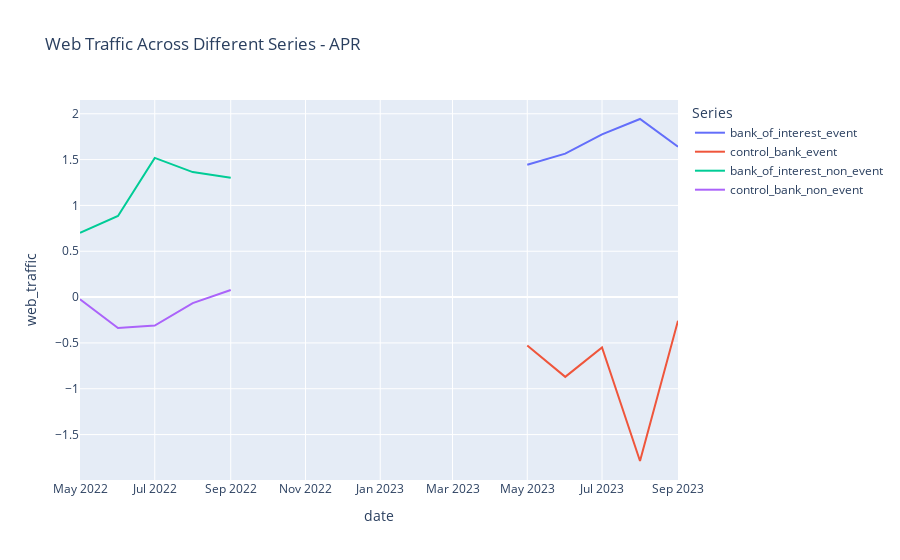
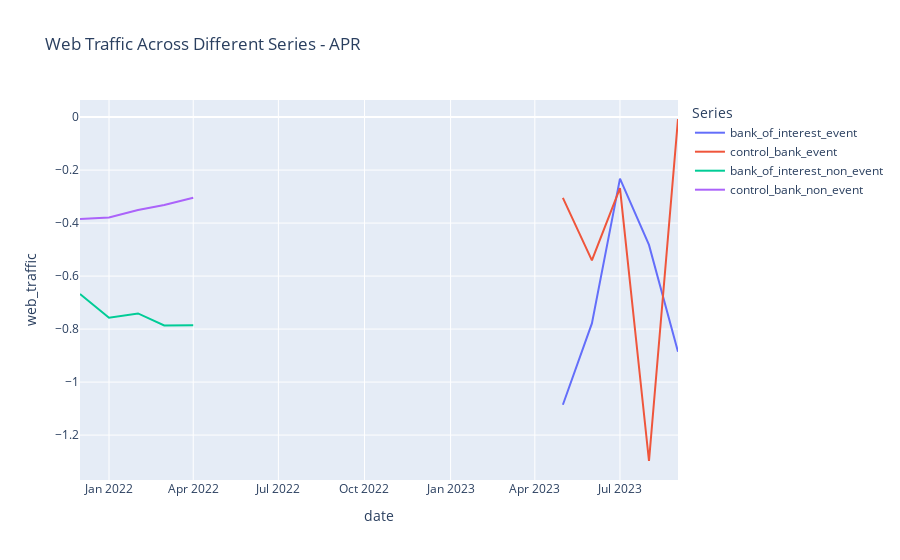
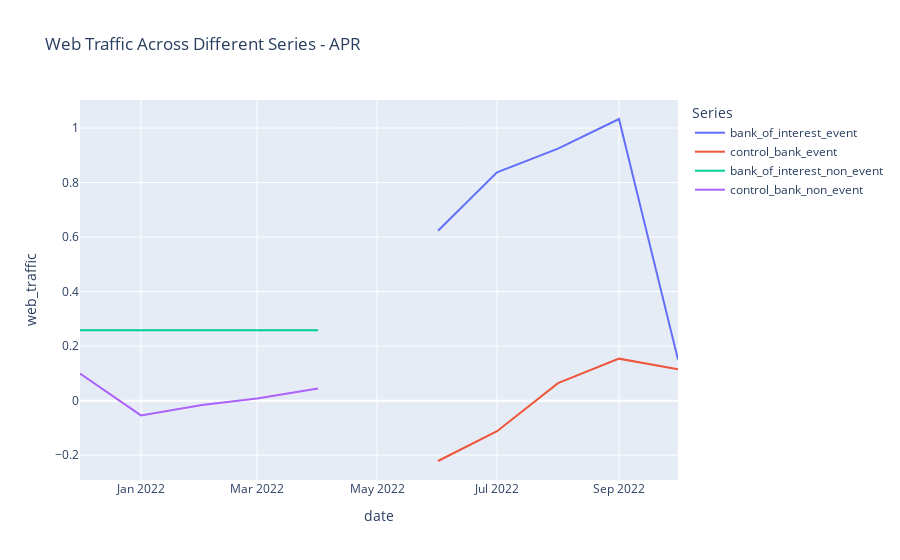
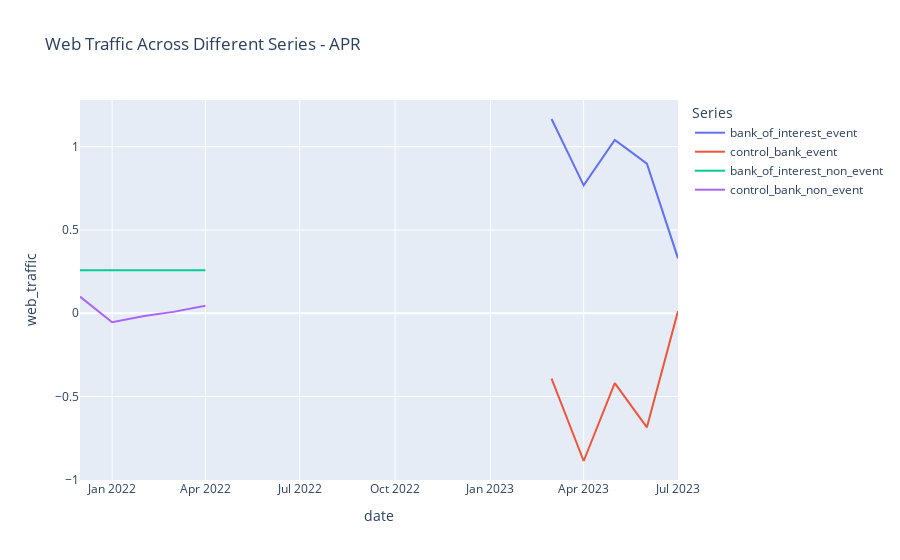

Notebook code cell kept with these figures, in order:
### Code cell
for test_regression in all_regressions_apr['regressions']:
    print(test_regression['banks_for_regression'])
    bank_of_interest_event_series = test_regression['bank_of_interest_event_series']    
    control_bank_event_series = test_regression['control_bank_event_series']
    bank_of_interest_non_event_series = test_regression['bank_of_interest_non_event_series']
    control_bank_non_event_series = test_regression['control_bank_non_event_series']

    bank_of_interest_event_series['series'] = 'Bank of Interest Event'
    control_bank_event_series['series'] = 'Control Bank Event'
    bank_of_interest_non_event_series['series'] = 'Bank of Interest Non Event'
    control_bank_non_event_series['series'] = 'Control Bank Non Event'

     # Add a 'type' and 'period' columns to each DataFrame
    bank_of_interest_event_series['type'] = 'bank_of_interest_event'
    control_bank_event_series['type'] = 'control_bank_event'
    bank_of_interest_non_event_series['type'] = 'bank_of_interest_non_event'
    control_bank_non_event_series['type'] = 'control_bank_non_event'

    bank_of_interest_event_series['period'] = 'post'
    control_bank_event_series['period'] = 'post'
    bank_of_interest_non_event_series['period'] = 'pre'
    control_bank_non_event_series['period'] = 'pre'

    # Concatenate all dataframes into one
    combined_df = pd.concat([
        bank_of_interest_event_series,
        control_bank_event_series,
        bank_of_interest_non_event_series,
        control_bank_non_event_series
    ])

    

    # Plot the combined dataframe
    fig = px.line(combined_df, x='date', y='web_traffic', color='type', title='Web Traffic Across Different Series - APR')

    # change legend
    fig.update_layout(legend_title_text='Series')
    


    fig.show()

### Figure 1 — Plotly figure (JSON) as saved in the notebook; plotly's stock layout.template omitted (floating-point values rounded to 4 significant figures)
{"data": [{"hovertemplate": "type=bank_of_interest_event<br>date=%{x}<br>web_traffic=%{y}<extra></extra>", "legendgroup": "bank_of_interest_event", "line": {"color": "#636efa", "dash": "solid"}, "marker": {"symbol": "circle"}, "mode": "lines", "name": "bank_of_interest_event", "orientation": "v", "showlegend": true, "type": "scatter", "x": ["2023-05-01T00:00:00", "2023-06-01T00:00:00", "2023-07-01T00:00:00", "2023-08-01T00:00:00", "2023-09-01T00:00:00"], "xaxis": "x", "y": [1.443, 1.565, 1.775, 1.943, 1.64], "yaxis": "y"}, {"hovertemplate": "type=control_bank_event<br>date=%{x}<br>web_traffic=%{y}<extra></extra>", "legendgroup": "control_bank_event", "line": {"color": "#EF553B", "dash": "solid"}, "marker": {"symbol": "circle"}, "mode": "lines", "name": "control_bank_event", "orientation": "v", "showlegend": true, "type": "scatter", "x": ["2023-05-01T00:00:00", "2023-06-01T00:00:00", "2023-07-01T00:00:00", "2023-08-01T00:00:00", "2023-09-01T00:00:00"], "xaxis": "x", "y": [-0.5291, -0.8705, -0.5486, -1.788, -0.2581], "yaxis": "y"}, {"hovertemplate": "type=bank_of_interest_non_event<br>date=%{x}<br>web_traffic=%{y}<extra></extra>", "legendgroup": "bank_of_interest_non_event", "line": {"color": "#00cc96", "dash": "solid"}, "marker": {"symbol": "circle"}, "mode": "lines", "name": "bank_of_interest_non_event", "orientation": "v", "showlegend": true, "type": "scatter", "x": ["2022-05-01T00:00:00", "2022-06-01T00:00:00", "2022-07-01T00:00:00", "2022-08-01T00:00:00", "2022-09-01T00:00:00"], "xaxis": "x", "y": [0.7019, 0.8843, 1.518, 1.364, 1.301], "yaxis": "y"}, {"hovertemplate": "type=control_bank_non_event<br>date=%{x}<br>web_traffic=%{y}<extra></extra>", "legendgroup": "control_bank_non_event", "line": {"color": "#ab63fa", "dash": "solid"}, "marker": {"symbol": "circle"}, "mode": "lines", "name": "control_bank_non_event", "orientation": "v", "showlegend": true, "type": "scatter", "x": ["2022-05-01T00:00:00", "2022-06-01T00:00:00", "2022-07-01T00:00:00", "2022-08-01T00:00:00", "2022-09-01T00:00:00"], "xaxis": "x", "y": [-0.0229, -0.338, -0.3105, -0.06519, 0.07717], "yaxis": "y"}], "layout": {"legend": {"title": {"text": "Series"}, "tracegroupgap": 0}, "title": {"text": "Web Traffic Across Different Series - APR"}, "xaxis": {"anchor": "y", "domain": [0, 1], "title": {"text": "date"}}, "yaxis": {"anchor": "x", "domain": [0, 1], "title": {"text": "web_traffic"}}}}

### Figure 2 — Plotly figure (JSON) as saved in the notebook; plotly's stock layout.template omitted (floating-point values rounded to 4 significant figures)
{"data": [{"hovertemplate": "type=bank_of_interest_event<br>date=%{x}<br>web_traffic=%{y}<extra></extra>", "legendgroup": "bank_of_interest_event", "line": {"color": "#636efa", "dash": "solid"}, "marker": {"symbol": "circle"}, "mode": "lines", "name": "bank_of_interest_event", "orientation": "v", "showlegend": true, "type": "scatter", "x": ["2023-05-01T00:00:00", "2023-06-01T00:00:00", "2023-07-01T00:00:00", "2023-08-01T00:00:00", "2023-09-01T00:00:00"], "xaxis": "x", "y": [-1.086, -0.7787, -0.2324, -0.4824, -0.8859], "yaxis": "y"}, {"hovertemplate": "type=control_bank_event<br>date=%{x}<br>web_traffic=%{y}<extra></extra>", "legendgroup": "control_bank_event", "line": {"color": "#EF553B", "dash": "solid"}, "marker": {"symbol": "circle"}, "mode": "lines", "name": "control_bank_event", "orientation": "v", "showlegend": true, "type": "scatter", "x": ["2023-05-01T00:00:00", "2023-06-01T00:00:00", "2023-07-01T00:00:00", "2023-08-01T00:00:00", "2023-09-01T00:00:00"], "xaxis": "x", "y": [-0.3051, -0.5409, -0.2681, -1.298, -0.007247], "yaxis": "y"}, {"hovertemplate": "type=bank_of_interest_non_event<br>date=%{x}<br>web_traffic=%{y}<extra></extra>", "legendgroup": "bank_of_interest_non_event", "line": {"color": "#00cc96", "dash": "solid"}, "marker": {"symbol": "circle"}, "mode": "lines", "name": "bank_of_interest_non_event", "orientation": "v", "showlegend": true, "type": "scatter", "x": ["2021-12-01T00:00:00", "2022-01-01T00:00:00", "2022-02-01T00:00:00", "2022-03-01T00:00:00", "2022-04-01T00:00:00"], "xaxis": "x", "y": [-0.6673, -0.7573, -0.741, -0.7861, -0.7854], "yaxis": "y"}, {"hovertemplate": "type=control_bank_non_event<br>date=%{x}<br>web_traffic=%{y}<extra></extra>", "legendgroup": "control_bank_non_event", "line": {"color": "#ab63fa", "dash": "solid"}, "marker": {"symbol": "circle"}, "mode": "lines", "name": "control_bank_non_event", "orientation": "v", "showlegend": true, "type": "scatter", "x": ["2021-12-01T00:00:00", "2022-01-01T00:00:00", "2022-02-01T00:00:00", "2022-03-01T00:00:00", "2022-04-01T00:00:00"], "xaxis": "x", "y": [-0.3845, -0.3786, -0.3504, -0.332, -0.3047], "yaxis": "y"}], "layout": {"legend": {"title": {"text": "Series"}, "tracegroupgap": 0}, "title": {"text": "Web Traffic Across Different Series - APR"}, "xaxis": {"anchor": "y", "domain": [0, 1], "title": {"text": "date"}}, "yaxis": {"anchor": "x", "domain": [0, 1], "title": {"text": "web_traffic"}}}}

### Figure 3 — Plotly figure (JSON) as saved in the notebook; plotly's stock layout.template omitted (floating-point values rounded to 4 significant figures)
{"data": [{"hovertemplate": "type=bank_of_interest_event<br>date=%{x}<br>web_traffic=%{y}<extra></extra>", "legendgroup": "bank_of_interest_event", "line": {"color": "#636efa", "dash": "solid"}, "marker": {"symbol": "circle"}, "mode": "lines", "name": "bank_of_interest_event", "orientation": "v", "showlegend": true, "type": "scatter", "x": ["2022-06-01T00:00:00", "2022-07-01T00:00:00", "2022-08-01T00:00:00", "2022-09-01T00:00:00", "2022-10-01T00:00:00"], "xaxis": "x", "y": [0.6234, 0.8377, 0.9247, 1.033, 0.1504], "yaxis": "y"}, {"hovertemplate": "type=control_bank_event<br>date=%{x}<br>web_traffic=%{y}<extra></extra>", "legendgroup": "control_bank_event", "line": {"color": "#EF553B", "dash": "solid"}, "marker": {"symbol": "circle"}, "mode": "lines", "name": "control_bank_event", "orientation": "v", "showlegend": true, "type": "scatter", "x": ["2022-06-01T00:00:00", "2022-07-01T00:00:00", "2022-08-01T00:00:00", "2022-09-01T00:00:00", "2022-10-01T00:00:00"], "xaxis": "x", "y": [-0.2215, -0.1122, 0.06429, 0.154, 0.115], "yaxis": "y"}, {"hovertemplate": "type=bank_of_interest_non_event<br>date=%{x}<br>web_traffic=%{y}<extra></extra>", "legendgroup": "bank_of_interest_non_event", "line": {"color": "#00cc96", "dash": "solid"}, "marker": {"symbol": "circle"}, "mode": "lines", "name": "bank_of_interest_non_event", "orientation": "v", "showlegend": true, "type": "scatter", "x": ["2021-12-01T00:00:00", "2022-01-01T00:00:00", "2022-02-01T00:00:00", "2022-03-01T00:00:00", "2022-04-01T00:00:00"], "xaxis": "x", "y": [0.2586, 0.2586, 0.2586, 0.2586, 0.2586], "yaxis": "y"}, {"hovertemplate": "type=control_bank_non_event<br>date=%{x}<br>web_traffic=%{y}<extra></extra>", "legendgroup": "control_bank_non_event", "line": {"color": "#ab63fa", "dash": "solid"}, "marker": {"symbol": "circle"}, "mode": "lines", "name": "control_bank_non_event", "orientation": "v", "showlegend": true, "type": "scatter", "x": ["2021-12-01T00:00:00", "2022-01-01T00:00:00", "2022-02-01T00:00:00", "2022-03-01T00:00:00", "2022-04-01T00:00:00"], "xaxis": "x", "y": [0.09946, -0.05406, -0.01641, 0.008081, 0.04458], "yaxis": "y"}], "layout": {"legend": {"title": {"text": "Series"}, "tracegroupgap": 0}, "title": {"text": "Web Traffic Across Different Series - APR"}, "xaxis": {"anchor": "y", "domain": [0, 1], "title": {"text": "date"}}, "yaxis": {"anchor": "x", "domain": [0, 1], "title": {"text": "web_traffic"}}}}

### Figure 4 — Plotly figure (JSON) as saved in the notebook; plotly's stock layout.template omitted (floating-point values rounded to 4 significant figures)
{"data": [{"hovertemplate": "type=bank_of_interest_event<br>date=%{x}<br>web_traffic=%{y}<extra></extra>", "legendgroup": "bank_of_interest_event", "line": {"color": "#636efa", "dash": "solid"}, "marker": {"symbol": "circle"}, "mode": "lines", "name": "bank_of_interest_event", "orientation": "v", "showlegend": true, "type": "scatter", "x": ["2023-03-01T00:00:00", "2023-04-01T00:00:00", "2023-05-01T00:00:00", "2023-06-01T00:00:00", "2023-07-01T00:00:00"], "xaxis": "x", "y": [1.166, 0.7678, 1.04, 0.8978, 0.3296], "yaxis": "y"}, {"hovertemplate": "type=control_bank_event<br>date=%{x}<br>web_traffic=%{y}<extra></extra>", "legendgroup": "control_bank_event", "line": {"color": "#EF553B", "dash": "solid"}, "marker": {"symbol": "circle"}, "mode": "lines", "name": "control_bank_event", "orientation": "v", "showlegend": true, "type": "scatter", "x": ["2023-03-01T00:00:00", "2023-04-01T00:00:00", "2023-05-01T00:00:00", "2023-06-01T00:00:00", "2023-07-01T00:00:00"], "xaxis": "x", "y": [-0.3922, -0.8873, -0.4199, -0.6853, 0.01254], "yaxis": "y"}, {"hovertemplate": "type=bank_of_interest_non_event<br>date=%{x}<br>web_traffic=%{y}<extra></extra>", "legendgroup": "bank_of_interest_non_event", "line": {"color": "#00cc96", "dash": "solid"}, "marker": {"symbol": "circle"}, "mode": "lines", "name": "bank_of_interest_non_event", "orientation": "v", "showlegend": true, "type": "scatter", "x": ["2021-12-01T00:00:00", "2022-01-01T00:00:00", "2022-02-01T00:00:00", "2022-03-01T00:00:00", "2022-04-01T00:00:00"], "xaxis": "x", "y": [0.2586, 0.2586, 0.2586, 0.2586, 0.2586], "yaxis": "y"}, {"hovertemplate": "type=control_bank_non_event<br>date=%{x}<br>web_traffic=%{y}<extra></extra>", "legendgroup": "control_bank_non_event", "line": {"color": "#ab63fa", "dash": "solid"}, "marker": {"symbol": "circle"}, "mode": "lines", "name": "control_bank_non_event", "orientation": "v", "showlegend": true, "type": "scatter", "x": ["2021-12-01T00:00:00", "2022-01-01T00:00:00", "2022-02-01T00:00:00", "2022-03-01T00:00:00", "2022-04-01T00:00:00"], "xaxis": "x", "y": [0.09946, -0.05406, -0.01641, 0.008081, 0.04458], "yaxis": "y"}], "layout": {"legend": {"title": {"text": "Series"}, "tracegroupgap": 0}, "title": {"text": "Web Traffic Across Different Series - APR"}, "xaxis": {"anchor": "y", "domain": [0, 1], "title": {"text": "date"}}, "yaxis": {"anchor": "x", "domain": [0, 1], "title": {"text": "web_traffic"}}}}
